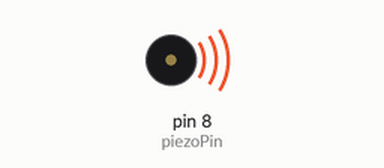
The sketch below on a simulated Arduino Uno, built with avr-gcc and run on an emulated ATmega328P. Shown: buzzer (waves = sounding).

Above: at 0.1 s.
Timing chart, 0 to 40.0 s (numbered marks = the images above):
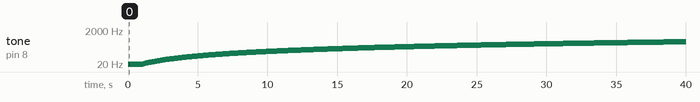

Measured:
- by itself, tone on pin 8 (piezoPin): plays 10 Hz for 0.10 s, 11 Hz for 0.10 s, 12 Hz for 0.10 s, 13 Hz for 0.10 s, 14 Hz for 0.10 s, 15 Hz for 0.10 s … (400 notes in this stretch)

The sketch:

Arduino_for_loops-ToneFor.ino
```cpp
int piezoPin = 8;

void setup() {

Serial.begin(9600);
pinMode(piezoPin, OUTPUT);

}

void loop() {

for(int i=10;i<4000;i++){
  tone(piezoPin, i);
  delay(100);
  noTone(piezoPin);
  }
}
```
